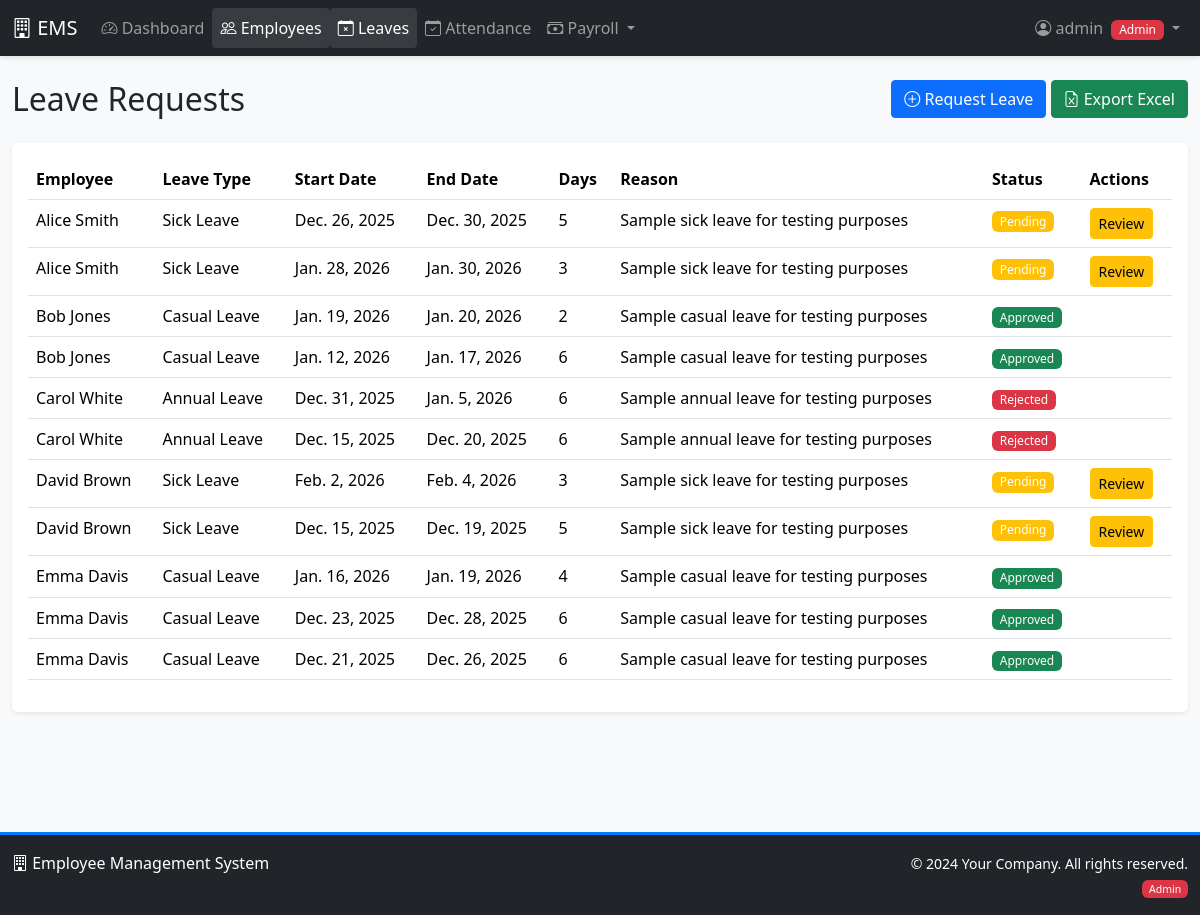
/employees/leaves/ (signed in), run on the app's committed database.
### accounts/models.py (models this page shows, shortened)
class UserProfile(models.Model):
    ROLE_CHOICES = [
        ('admin', 'Admin'),
        ('manager', 'Manager'),
        ('employee', 'Employee'),
    ]
    user = models.OneToOneField(User, on_delete=models.CASCADE, related_name='profile')
    role = models.CharField(max_length=20, choices=ROLE_CHOICES, default='employee')
    phone = models.CharField(max_length=15, blank=True)
    address = models.TextField(blank=True)

### employees/models.py (models this page shows, shortened)
class LeaveRequest(models.Model):
    LEAVE_TYPE_CHOICES = [
        ('sick', 'Sick Leave'),
        ('casual', 'Casual Leave'),
        ('annual', 'Annual Leave'),
        ('maternity', 'Maternity Leave'),
        ('paternity', 'Paternity Leave'),
    ]
    STATUS_CHOICES = [
        ('pending', 'Pending'),
        ('approved', 'Approved'),
        ('rejected', 'Rejected'),
    ]
    employee = models.ForeignKey(Employee, on_delete=models.CASCADE, related_name='leave_requests')
    leave_type = models.CharField(max_length=20, choices=LEAVE_TYPE_CHOICES)
    start_date = models.DateField()
    end_date = models.DateField()
    reason = models.TextField()
    status = models.CharField(max_length=20, choices=STATUS_CHOICES, default='pending')
    approved_by = models.ForeignKey(User, on_delete=models.SET_NULL, null=True, blank=True, related_name='approved_leaves')
    remarks = models.TextField(blank=True)
    created_at = models.DateTimeField(auto_now_add=True)
    updated_at = models.DateTimeField(auto_now=True)
    @property
    def days_requested(self):
        return (self.end_date - self.start_date).days + 1

class Employee(models.Model):
    DEPARTMENT_CHOICES = [
        ('IT', 'Information Technology'),
        ('HR', 'Human Resources'),
        ('FIN', 'Finance'),
        ('MKT', 'Marketing'),
        ('OPS', 'Operations'),
    ]
    user = models.OneToOneField(User, on_delete=models.CASCADE, related_name='employee')
    employee_id = models.CharField(max_length=10, unique=True)
    department = models.CharField(max_length=50, choices=DEPARTMENT_CHOICES)
    designation = models.CharField(max_length=100)
    date_of_birth = models.DateField()
    date_of_joining = models.DateField()
    salary = models.DecimalField(max_digits=10, decimal_places=2)
    phone = models.CharField(max_length=15)
    address = models.TextField()
    photo = models.ImageField(upload_to='employee_photos/', blank=True, null=True)
    is_active = models.BooleanField(default=True)
    created_at = models.DateTimeField(auto_now_add=True)
    updated_at = models.DateTimeField(auto_now=True)
    basic_salary = models.DecimalField(max_digits=10, decimal_places=2, default=0)
    hra = models.DecimalField(max_digits=10, decimal_places=2, default=0, help_text="House Rent Allowance")
    transport_allowance = models.DecimalField(max_digits=10, decimal_places=2, default=0)
    medical_allowance = models.DecimalField(max_digits=10, decimal_places=2, default=0)

### employees/views.py (the view)
# urls.py: path('leaves/', views.leave_list, name='leave_list'),
@login_required
def leave_list(request):
    user_role = getattr(request.user.profile, 'role', 'employee') if hasattr(request.user, 'profile') else 'employee'
    if user_role in ['admin', 'manager']:
        leaves = LeaveRequest.objects.select_related('employee__user', 'approved_by').all()
    else:
        leaves = LeaveRequest.objects.filter(employee=request.user.employee)
    return render(request, 'employees/leave_list.html', {'leaves': leaves})

### templates/employees/leave_list.html (shortened to what this page needs)
{% extends 'base.html' %}
{% block content %}
<div class="row mb-3">
    <div class="col-md-6">
        <h2>Leave Requests</h2>
    </div>
    <div class="col-md-6 text-end">
        {% if user.profile.role == 'admin' or user.profile.role == 'manager' %}
        <a href="{% url 'employees:leave_create' %}" class="btn btn-primary">
            <i class="bi bi-plus-circle"></i> Request Leave
        </a>
        <a href="{% url 'employees:export_leaves' %}" class="btn btn-success">
            <i class="bi bi-file-earmark-excel"></i> Export Excel
        </a>
        {% else %}
        <a href="{% url 'employees:leave_create' %}" class="btn btn-primary">
            <i class="bi bi-plus-circle"></i> Request Leave
        </a>
        {% endif %}
    </div>
</div>
<div class="card">
    <div class="card-body">
        <div class="table-responsive">
            <table class="table table-hover">
                <thead>
                    <tr>
                        <th>Employee</th>
                        <th>Leave Type</th>
                        <th>Start Date</th>
                        <th>End Date</th>
                        <th>Days</th>
                        <th>Reason</th>
                        <th>Status</th>
                        <th>Actions</th>
                    </tr>
                </thead>
                <tbody>
                    {% for leave in leaves %}
                    <tr>
                        <td>{{ leave.employee.user.get_full_name }}</td>
                        <td>{{ leave.get_leave_type_display }}</td>
                        <td>{{ leave.start_date }}</td>
                        <td>{{ leave.end_date }}</td>
                        <td>{{ leave.days_requested }}</td>
                        <td>{{ leave.reason|truncatewords:10 }}</td>
                        <td>
                            <span class="badge bg-{% if leave.status == 'pending' %}warning{% elif leave.status == 'approved' %}success{% else %}danger{% endif %}">
                                {{ leave.get_status_display }}
                            </span>
                        </td>
                        <td>
                            {% if user.profile.role in 'admin,manager' and leave.status == 'pending' %}
                            <a href="{% url 'employees:leave_approve' leave.pk %}" class="btn btn-sm btn-warning">
                                Review
                            </a>
                            {% endif %}
                        </td>
                    </tr>
                    {% empty %}
                    <tr>
                        <td colspan="8" class="text-center">No leave requests found</td>
                    </tr>
                    {% endfor %}
                </tbody>
            </table>
        </div>
    </div>
</div>
{% endblock %}

### templates/base.html (shortened to what this page needs)
<!DOCTYPE html>
<html lang="en">
<head>
    <link href="https://cdn.jsdelivr.net/npm/bootstrap@5.3.2/dist/css/bootstrap.min.css" rel="stylesheet">
    <link rel="stylesheet" href="https://cdn.jsdelivr.net/npm/bootstrap-icons@1.11.1/font/bootstrap-icons.css">
    {% load static %}
    <link rel="stylesheet" href="{% static 'css/custom.css' %}">
</head>
<body>
    <nav class="navbar navbar-expand-lg navbar-dark bg-dark">
        <div class="container-fluid">
            <a class="navbar-brand" href="{% url 'dashboard' %}">
                <i class="bi bi-building"></i> EMS
            </a>
            <div class="collapse navbar-collapse" id="navbarNav">
                <ul class="navbar-nav me-auto">
                    {% if user.is_authenticated %}
                        <li class="nav-item">
                            <a class="nav-link {% if request.resolver_match.url_name == 'dashboard' %}active{% endif %}"
                               href="{% url 'dashboard' %}">
                                <i class="bi bi-speedometer2"></i> Dashboard
                            </a>
                        </li>
                        {% if user.profile.role in 'admin,manager' %}
                        <li class="nav-item">
                            <a class="nav-link {% if '/employees/' in request.path and '/payroll' not in request.path %}active{% endif %}"
                               href="{% url 'employees:employee_list' %}">
                                <i class="bi bi-people"></i> Employees
                            </a>
                        </li>
                        {% endif %}
                        <li class="nav-item">
                            <a class="nav-link {% if '/leaves' in request.path %}active{% endif %}"
                               href="{% url 'employees:leave_list' %}">
                                <i class="bi bi-calendar-x"></i> Leaves
                            </a>
                        </li>
                        <li class="nav-item">
                            <a class="nav-link {% if '/attendance' in request.path %}active{% endif %}"
                               href="{% url 'employees:attendance_list' %}">
                                <i class="bi bi-calendar-check"></i> Attendance
                            </a>
                        </li>
                        {% if user.profile.role == 'admin' %}
                        <li class="nav-item dropdown">
                            <a class="nav-link dropdown-toggle {% if '/payroll' in request.path or '/salary-component' in request.path %}active{% endif %}"
                               href="#" id="payrollDropdown" role="button" data-bs-toggle="dropdown">
                                <i class="bi bi-cash-stack"></i> Payroll
                            </a>
                        </li>
                        {% endif %}
                    {% endif %}
                </ul>
                <ul class="navbar-nav">
                    {% if user.is_authenticated %}
                        <li class="nav-item dropdown">
                            <a class="nav-link dropdown-toggle" href="#" id="userDropdown" role="button" data-bs-toggle="dropdown">
                                <i class="bi bi-person-circle"></i> {{ user.username }}
                                <span class="badge bg-{% if user.profile.role == 'admin' %}danger{% elif user.profile.role == 'manager' %}warning{% else %}primary{% endif %} ms-1">
                                    {{ user.profile.get_role_display }}
                                </span>
                            </a>
                        </li>
                    {% else %}
                        <li class="nav-item">
                            <a class="nav-link" href="{% url 'accounts:login' %}">
                                <i class="bi bi-box-arrow-in-right"></i> Login
                            </a>
                        </li>
                    {% endif %}
                </ul>
            </div>
        </div>
    </nav>
    <div class="container-fluid mt-4 mb-5">
        {% block content %}{% endblock %}
    </div>
    <footer class="bg-dark text-white py-3 mt-5">
        <div class="container-fluid">
            <div class="row">
                <div class="col-md-6 text-center text-md-start">
                    <p class="mb-0">
                        <i class="bi bi-building"></i> Employee Management System
                    </p>
                    <small class="text-muted">Version 2.0 - With Analytics & Payroll</small>
                </div>
                <div class="col-md-6 text-center text-md-end">
                    <p class="mb-0">
                        <small>&copy; 2024 Your Company. All rights reserved.</small>
                    </p>
                    {% if user.is_authenticated %}
                    <small class="text-muted">
                        <span class="badge bg-{% if user.profile.role == 'admin' %}danger{% elif user.profile.role == 'manager' %}warning{% else %}primary{% endif %} ms-1">
                            {{ user.profile.get_role_display }}
                        </span>
                    </small>
                    {% endif %}
                </div>
            </div>
        </div>
    </footer>
    {% load static %}
</body>
</html>

### static/css/custom.css (style rules this page uses)
body { font-family: 'Segoe UI', Tahoma, Geneva, Verdana, sans-serif; background-color: #f8f9fa; min-height: 100vh; display: flex; flex-direction: column; }
.container-fluid { flex: 1; }
.card { box-shadow: 0 0.125rem 0.25rem rgba(0, 0, 0, 0.075); border: none; margin-bottom: 1.5rem; transition: transform 0.2s, box-shadow 0.2s; }
.navbar { box-shadow: 0 2px 4px rgba(0,0,0,.1); }
.nav-link.active { background-color: rgba(255,255,255,0.1); border-radius: 0.25rem; }
.table { background-color: white; }
.btn { border-radius: 0.25rem; transition: all 0.2s; }
.badge { padding: 0.35em 0.65em; font-weight: 500; }
footer { margin-top: auto; border-top: 3px solid #007bff; }

### data on the page
LeaveRequest: employee.user.get_full_name "Alice Smith", leave_type "Sick Leave", start_date "Dec. 26, 2025", end_date "Dec. 30, 2025", days_requested "5", reason "Sample sick leave for testing purposes", status "Pending", shows "Review"
LeaveRequest: employee.user.get_full_name "Alice Smith", leave_type "Sick Leave", start_date "Jan. 28, 2026", end_date "Jan. 30, 2026", days_requested "3", reason "Sample sick leave for testing purposes", status "Pending", shows "Review"
LeaveRequest: employee.user.get_full_name "Bob Jones", leave_type "Casual Leave", start_date "Jan. 19, 2026", end_date "Jan. 20, 2026", days_requested "2", reason "Sample casual leave for testing purposes", status "Approved"
LeaveRequest: employee.user.get_full_name "Bob Jones", leave_type "Casual Leave", start_date "Jan. 12, 2026", end_date "Jan. 17, 2026", days_requested "6", reason "Sample casual leave for testing purposes", status "Approved"
LeaveRequest: employee.user.get_full_name "Carol White", leave_type "Annual Leave", start_date "Dec. 31, 2025", end_date "Jan. 5, 2026", days_requested "6", reason "Sample annual leave for testing purposes", status "Rejected"
LeaveRequest: employee.user.get_full_name "Carol White", leave_type "Annual Leave", start_date "Dec. 15, 2025", end_date "Dec. 20, 2025", days_requested "6", reason "Sample annual leave for testing purposes", status "Rejected"
LeaveRequest: employee.user.get_full_name "David Brown", leave_type "Sick Leave", start_date "Feb. 2, 2026", end_date "Feb. 4, 2026", days_requested "3", reason "Sample sick leave for testing purposes", status "Pending", shows "Review"
LeaveRequest: employee.user.get_full_name "David Brown", leave_type "Sick Leave", start_date "Dec. 15, 2025", end_date "Dec. 19, 2025", days_requested "5", reason "Sample sick leave for testing purposes", status "Pending", shows "Review"
LeaveRequest: employee.user.get_full_name "Emma Davis", leave_type "Casual Leave", start_date "Jan. 16, 2026", end_date "Jan. 19, 2026", days_requested "4", reason "Sample casual leave for testing purposes", status "Approved"
LeaveRequest: employee.user.get_full_name "Emma Davis", leave_type "Casual Leave", start_date "Dec. 23, 2025", end_date "Dec. 28, 2025", days_requested "6", reason "Sample casual leave for testing purposes", status "Approved"
LeaveRequest: employee.user.get_full_name "Emma Davis", leave_type "Casual Leave", start_date "Dec. 21, 2025", end_date "Dec. 26, 2025", days_requested "6", reason "Sample casual leave for testing purposes", status "Approved"

### other printed values
{{ user.username }} "admin"
{{ user.profile.get_role_display }} "Admin"
